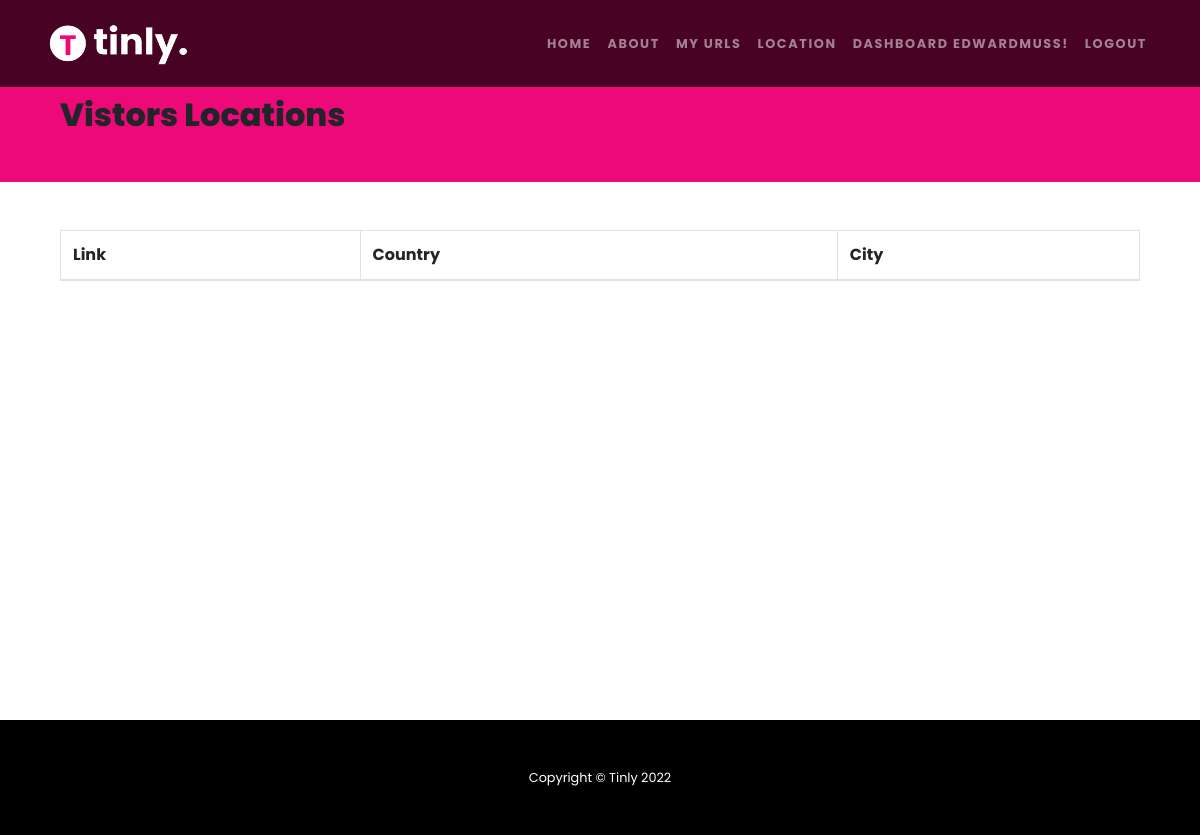
The page /user-locations (signed in) on the database as committed earlier.
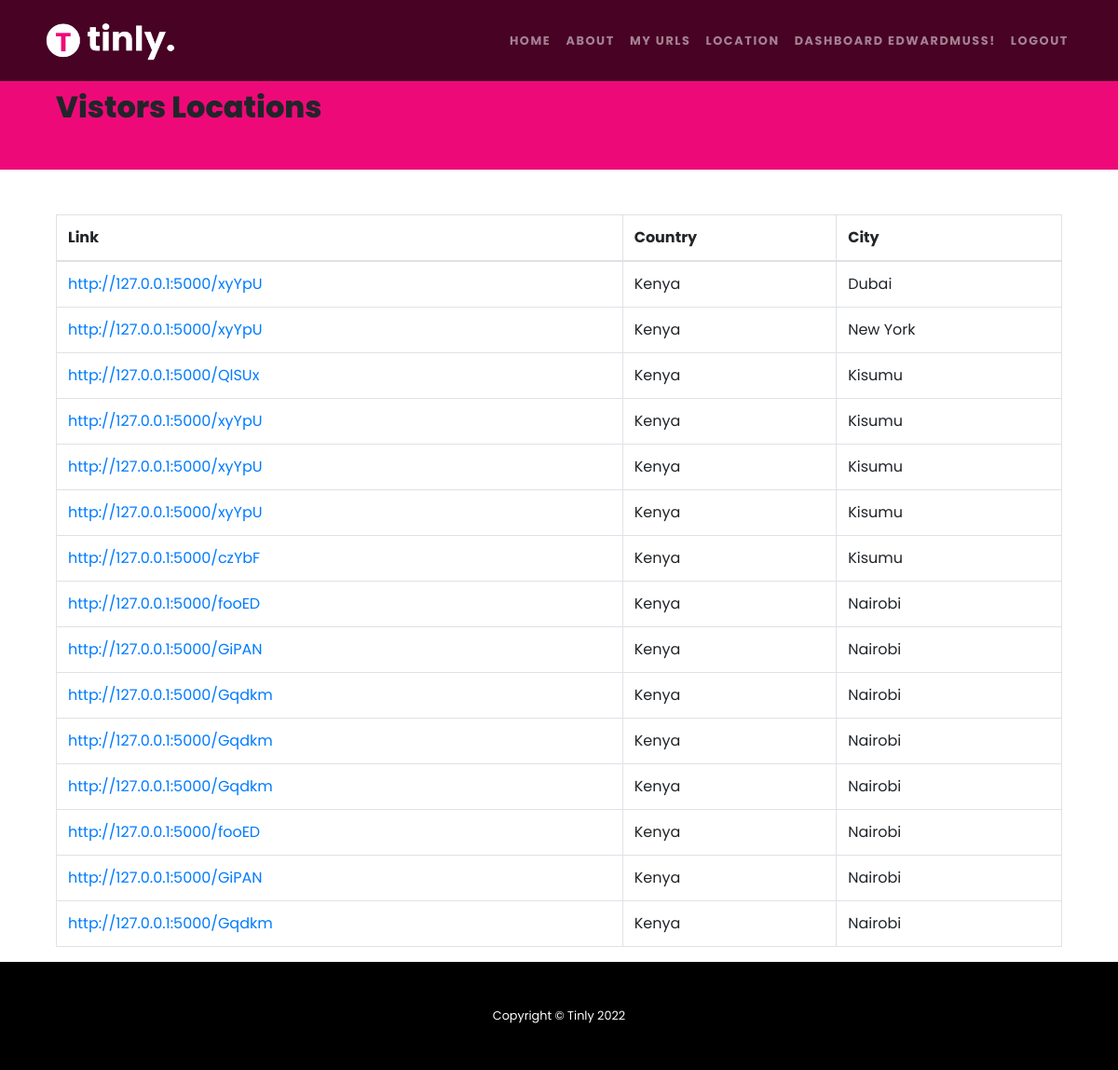
The same page on the database as committed later.
### models/base_model.py (models this page shows, shortened)
class User(db.Model, UserMixin):
    id = db.Column(db.Integer, primary_key=True)
    username = db.Column(db.String(20), nullable=False, unique=True)
    email = db.Column(db.String(120), unique=True, nullable=False)
    image_file = db.Column(db.String(20), nullable=False, default='default.jpg')
    password = db.Column(db.String(80), nullable=False)
    created_at = db.Column(DateTime, default=datetime.datetime.now)
    updated_at = db.Column(DateTime, default=datetime.datetime.now, onupdate=datetime.datetime.now)

class Urls(db.Model):
    id_ = db.Column("id_", db.Integer, primary_key=True)
    user_id = db.Column("user_id", db.Integer, db.ForeignKey('user.id'), nullable=True, default=0)
    long = db.Column("long", db.String())
    short = db.Column("short", db.String(10), nullable=False, unique=True)
    hits = db.Column("hits", db.Integer, nullable=False, default=0)
    created_at = db.Column(DateTime, default=datetime.datetime.now)
    updated_at = db.Column(DateTime, default=datetime.datetime.now, onupdate=datetime.datetime.now)

class Location(db.Model):
    id = db.Column("id", db.Integer, primary_key=True)
    url_id = db.Column("url_id", db.Integer, db.ForeignKey('urls.id_'), nullable=False)
    country = db.Column("country", db.String())
    city = db.Column("city", db.String(10), nullable=False)
    created_at = db.Column(DateTime, default=datetime.datetime.now)
    updated_at = db.Column(DateTime, default=datetime.datetime.now, onupdate=datetime.datetime.now)

### core/routes/web.py (the view)
@app.route('/user-locations')
@login_required
def locations():
    return render_template('all-locations.html', vals=db.session.query(Location, Urls).join(Urls).filter_by(user_id = current_user.id).order_by(Location.id.desc()).all(), base_url=base_url)

### core/auth.py (called while the page is built)
@login_manager.user_loader
def load_user(user_id):
    return User.query.get(int(user_id))

### core/templates/all-locations.html (shortened to what this page needs)
{% extends "base.html" %}
{% block content %}
    <div class="row bg-primary pt-5">
        <div class="container">
            <div class="col-md-12 mt-5 mb-5">
                <h2 class="">Vistors Locations</h2>
            </div>
        </div>
    </div>
    <div class="row">
        <div class="container">
            <div class="col-md-12 mt-5">
                <table class="table table-stripped table-bordered">
                    <thead class="">
                        <th>Link</th>
                        <th>Country</th>
                        <th>City</th>
                    </thead>
                    <tbody>
                        {% for location, urls in vals %}
                        <tr>
                            <td><a href="{{base_url + '/' + urls.short}}">{{base_url + '/' + urls.short}}</a></td>
                            <td>{{location.country}}</td>
                            <td>{{location.city}}</td>
                        </tr>
                        {% endfor %}
                    </tbody>
                </table>
            </div>
        </div>
    </div>
{% endblock %}

### core/templates/base.html (shortened to what this page needs)
<!DOCTYPE html>
<html lang="en">
<head>
    <link rel="stylesheet" href="https://stackpath.bootstrapcdn.com/bootstrap/4.5.2/css/bootstrap.min.css">
    <link href='https://cdnjs.cloudflare.com/ajax/libs/font-awesome/4.0.3/css/font-awesome.css' rel='stylesheet'>
	<link href="{{ url_for('static',filename='css/style.css') }}" rel="stylesheet">
</head>
<body oncontextmenu='return true' class='snippet-body'>
    <div class="main">
        <nav class="navbar navbar-expand-lg navbar-dark navbar-custom fixed-top">
            <div class="container">
                <a class="navbar-brand" href="{{ url_for('home')}}">
                    <img src="{{ url_for('static',filename='images/logo-light.png') }}" width="150" alt="logo">
                </a>
                <div class="collapse navbar-collapse" id="navbarResponsive">
                    <ul class="navbar-nav ml-auto">
                        <li class="nav-item">
                            <a class="nav-link" href="{{ url_for('home') }}">Home</a>
                        </li>
                        <li class="nav-item">
                            <a class="nav-link" href="{{ url_for('about') }}">About</a>
                        </li>
                        {% if current_user.is_authenticated %}
                            <li class="nav-item">
                                <a class="nav-link" href="{{ url_for('myurls', page_num=1) }}">My Urls</a>
                            </li>
                            <li class="nav-item">
                                <a class="nav-link" href="{{ url_for('locations') }}">Location</a>
                            </li>
                            <li class="nav-item">
                                <a class="nav-link" href="{{ url_for('dashboard') }}">Dashboard {{ current_user.username }}!</a>
                            </li>
                            <li class="nav-item">
                                <a class="nav-link" href="{{ url_for('logout') }}">Logout</a>
                            </li>
                        {% endif %}
                    </ul>
                </div>
            </div>
        </nav>
        {% block content%}
        {% endblock %}
    </div>
  <footer class="py-5 bg-black">
    <div class="container">
        <p class="m-0 text-center text-white small">Copyright &copy; Tinly {{ moment().format('YYYY') }}</p>
    </div>
</footer>
</body>
</html>

### static/css/style.css (style rules this page uses)
body { font-family: "Poppins"; margin: 0px; padding: 0px; position: absolute; width: 100%; height: 100vh; }
.main { display: flex; flex-direction: column; min-height: 90%; }
h1, h2, h3, h4, h5, h6 { font-family: "Poppins"; font-weight: 800 !important }
.bg-black { background-color: #000 !important }
.navbar-custom { padding-top: 1rem; padding-bottom: 1rem; background-color: rgba(0, 0, 0, .7) }
.navbar-custom .navbar-brand { text-transform: uppercase; font-size: 1rem; letter-spacing: .1rem; font-weight: 700 }
.navbar-custom .navbar-nav .nav-item .nav-link { text-transform: uppercase; font-size: .8rem; font-weight: 700; letter-spacing: .1rem }
.bg-primary { background-color: #ee0979 !important }
footer { left: 0; bottom: 0; width: 100%; background-color: red; color: white; text-align: center; flex: 0 0 auto; }

Rows that differ between the two databases and show on the page:
added Location: country "Kenya", city "Dubai"
added Urls: short "http://127.0.0.1:5000/xyYpU"
added Location: country "Kenya", city "New York"
added Location: country "Kenya", city "Kisumu"
added Urls: short "http://127.0.0.1:5000/QlSUx"
added Location: country "Kenya", city "Kisumu"
added Location: country "Kenya", city "Kisumu"
added Location: country "Kenya", city "Kisumu"
added Location: country "Kenya", city "Kisumu"
added Urls: short "http://127.0.0.1:5000/czYbF"
added Location: country "Kenya", city "Nairobi"
added Urls: short "http://127.0.0.1:5000/fooED"
added Location: country "Kenya", city "Nairobi"
added Urls: short "http://127.0.0.1:5000/GiPAN"
added Location: country "Kenya", city "Nairobi"
now on this page (row edited): Urls: short "http://127.0.0.1:5000/Gqdkm"
added Location: country "Kenya", city "Nairobi"
added Location: country "Kenya", city "Nairobi"
added Location: country "Kenya", city "Nairobi"
added Location: country "Kenya", city "Nairobi"
added Location: country "Kenya", city "Nairobi"
